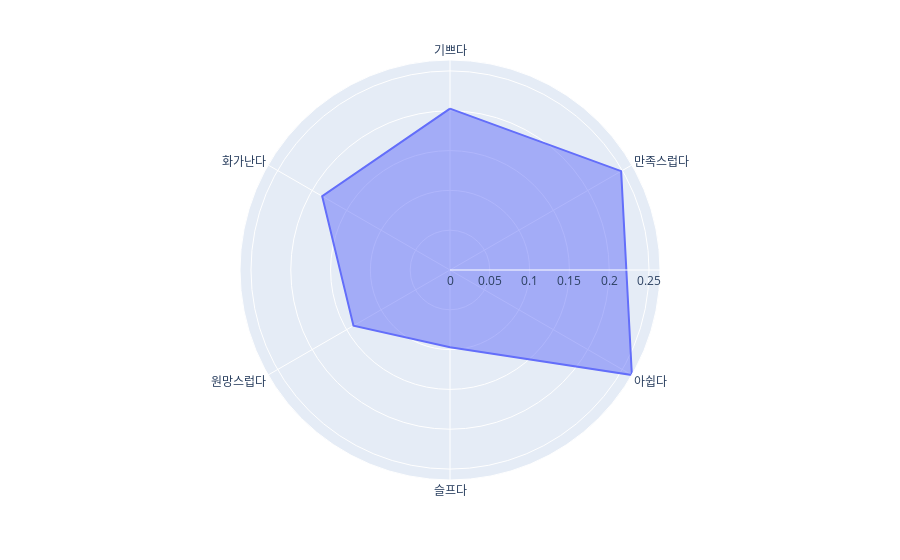

Here is the notebook cell this chart was saved with:
### Code cell
import plotly.express as px

print(corpus)
# 데이터 생성
df = pd.DataFrame(dict(
    r= sentimentScoreList ,
    theta=sentimentList))

fig = px.line_polar(df, r='r', theta='theta', line_close=True)

fig.update_traces(fill='toself')

fig.show()

### Figure 1 — Plotly figure (JSON) as saved in the notebook; plotly's stock layout.template omitted (floating-point values rounded to 4 significant figures)
{"data": [{"fill": "toself", "hovertemplate": "r=%{r}<br>theta=%{theta}<extra></extra>", "legendgroup": "", "line": {"color": "#636efa", "dash": "solid"}, "marker": {"symbol": "circle"}, "mode": "lines", "name": "", "r": [0.2027, 0.2483, 0.2638, 0.09711, 0.14, 0.1854, 0.2027], "showlegend": false, "subplot": "polar", "theta": ["기쁘다", "만족스럽다", "아쉽다", "슬프다", "원망스럽다", "화가난다", "기쁘다"], "type": "scatterpolar"}], "layout": {"legend": {"tracegroupgap": 0}, "margin": {"t": 60}, "polar": {"angularaxis": {"direction": "clockwise", "rotation": 90}, "domain": {"x": [0, 1], "y": [0, 1]}}}}
